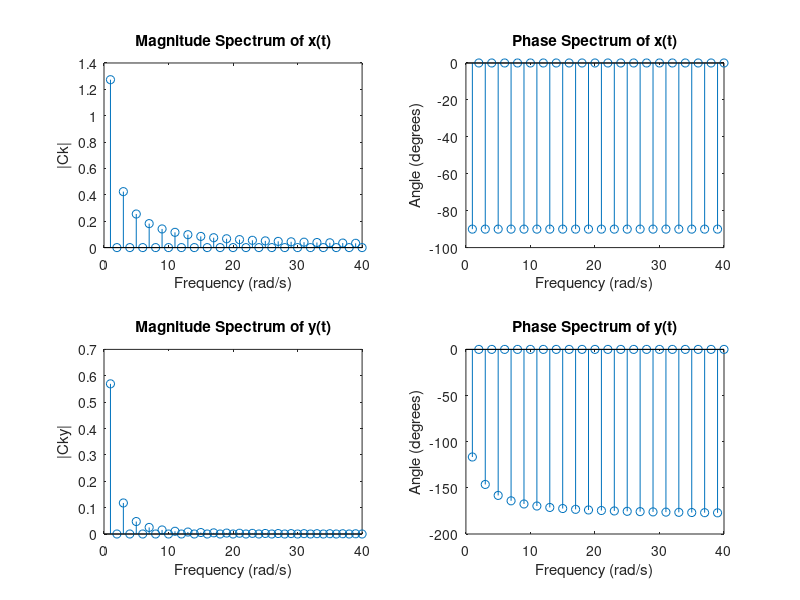

MATLAB code to generate this figure:
%Problem 4B 

%Calculate and plot the series of coefficents for the square wave 

clc;
clear all;
n = 40; 
c_k = 1:1:n; 

for k = 1:length(c_k)
    if k == 0
        continue
    elseif mod(k,2) == 0
        c_k(k) = 0;
        continue
    else 
        c_k(k) =  -j * (4/(pi*k));
        continue 
    end 
end

%Magnitude Component of Frequency Spectrum 
abs_ck = abs(c_k); 
subplot(2,2,1); 
stem (abs_ck);
title ('Magnitude Spectrum of x(t)'); 
xlabel ('Frequency (rad/s)'); 
ylabel ('|Ck|');

%Phase Component 
ck_phase = angle(c_k) * (180/pi); 
subplot(2,2,2);
stem (ck_phase); 
title ('Phase Spectrum of x(t)');
xlabel('Frequency (rad/s)'); 
ylabel('Angle (degrees)'); 


%Frequency Spectrum of y(t) 

%Using H(jkwo) = 1/2+jk, we can multiply the input signal coefficents
%with H(jkwo) to get the output signal coefficents 

c_ky = 1:1:length(c_k); 

for k = 1:length(c_ky)
    if k == 0
        continue
    elseif mod(k,2) == 0
        c_ky(k) = 0;
        continue
    else 
        c_ky(k) =  -j * (4/(pi*k)) * (1/(2+(j*k)));
        continue 
    end 
end

%Magnitude Component of y(t)
abs_cky = abs(c_ky); 

%Phase Component of y(t) 
phase_cky = angle(c_ky) * (180/pi); 

subplot(2,2,3)
stem(abs_cky); 
title('Magnitude Spectrum of y(t)'); 
xlabel('Frequency (rad/s)'); 
ylabel('|Cky|');

subplot(2,2,4)
stem(phase_cky); 
title('Phase Spectrum of y(t)'); 
xlabel('Frequency (rad/s)'); 
ylabel('Angle (degrees)');







